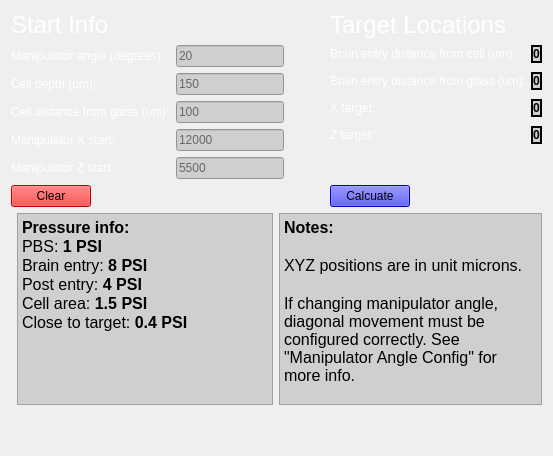
      <widget class="QWidget" name="pipette_calculator">
       <attribute name="title">
        <string>Pipette Calculator</string>
       </attribute>
       <layout class="QGridLayout" name="gridLayout_7">
        <item row="0" column="0">
         <layout class="QGridLayout" name="gridLayout_12">
          <item row="2" column="0">
           <widget class="QPushButton" name="button_clear_pipette_calculator">
            <property name="sizePolicy">
             <sizepolicy hsizetype="Maximum" vsizetype="Fixed">
              <horstretch>0</horstretch>
              <verstretch>0</verstretch>
             </sizepolicy>
            </property>
            <property name="styleSheet">
             <string notr="true">background-color: rgb(255, 0, 0);</string>
            </property>
            <property name="text">
             <string>Clear</string>
            </property>
           </widget>
          </item>
          <item row="2" column="3">
           <widget class="QPushButton" name="button_pipette_calculate">
            <property name="sizePolicy">
             <sizepolicy hsizetype="Maximum" vsizetype="Fixed">
              <horstretch>0</horstretch>
              <verstretch>0</verstretch>
             </sizepolicy>
            </property>
            <property name="styleSheet">
             <string notr="true">background-color: rgb(0, 0, 255);</string>
            </property>
            <property name="text">
             <string>Calcuate</string>
            </property>
           </widget>
          </item>
          <item row="2" column="2">
           <spacer name="horizontalSpacer_2">
            <property name="orientation">
             <enum>Qt::Horizontal</enum>
            </property>
            <property name="sizeType">
             <enum>QSizePolicy::Maximum</enum>
            </property>
            <property name="sizeHint" stdset="0">
             <size>
              <width>40</width>
              <height>20</height>
             </size>
            </property>
           </spacer>
          </item>
          <item row="1" column="0" colspan="2">
           <layout class="QFormLayout" name="start_locs_calc">
            <property name="fieldGrowthPolicy">
             <enum>QFormLayout::ExpandingFieldsGrow</enum>
            </property>
            <item row="0" column="0">
             <widget class="QLabel" name="label_manipulator_angle_calc">
              <property name="text">
               <string>&lt;html&gt;&lt;head/&gt;&lt;body&gt;&lt;p&gt;&lt;span style=&quot; color:#ffffff;&quot;&gt;Manipulator angle (degrees):&lt;/span&gt;&lt;/p&gt;&lt;/body&gt;&lt;/html&gt;</string>
              </property>
              <property name="buddy">
               <cstring>info_manipulator_angle_calc</cstring>
              </property>
             </widget>
            </item>
            <item row="0" column="1">
             <widget class="QLineEdit" name="info_manipulator_angle_calc">
              <property name="styleSheet">
               <string notr="true">background-color: rgb(207, 207, 207);</string>
              </property>
              <property name="placeholderText">
               <string>20</string>
              </property>
             </widget>
            </item>
            <item row="1" column="0">
             <widget class="QLabel" name="label_cell_depth_calc">
              <property name="text">
               <string>&lt;html&gt;&lt;head/&gt;&lt;body&gt;&lt;p&gt;&lt;span style=&quot; color:#ffffff;&quot;&gt;Cell depth (um):&lt;/span&gt;&lt;/p&gt;&lt;/body&gt;&lt;/html&gt;</string>
              </property>
              <property name="buddy">
               <cstring>info_cell_dept_calc</cstring>
              </property>
             </widget>
            </item>
            <item row="1" column="1">
             <widget class="QLineEdit" name="info_cell_dept_calc">
              <property name="styleSheet">
               <string notr="true">background-color: rgb(207, 207, 207);</string>
              </property>
              <property name="placeholderText">
               <string>150</string>
              </property>
             </widget>
            </item>
            <item row="2" column="0">
             <widget class="QLabel" name="label_cell_glass_distance_calc">
              <property name="text">
               <string>&lt;html&gt;&lt;head/&gt;&lt;body&gt;&lt;p&gt;&lt;span style=&quot; color:#ffffff;&quot;&gt;Cell distance from glass (um):&lt;/span&gt;&lt;/p&gt;&lt;/body&gt;&lt;/html&gt;</string>
              </property>
              <property name="buddy">
               <cstring>info_glass_distance_calc</cstring>
              </property>
             </widget>
            </item>
            <item row="2" column="1">
             <widget class="QLineEdit" name="info_glass_distance_calc">
              <property name="styleSheet">
               <string notr="true">background-color: rgb(207, 207, 207);</string>
              </property>
              <property name="placeholderText">
               <string>100</string>
              </property>
             </widget>
            </item>
            <item row="3" column="0">
             <widget class="QLabel" name="label_manipulator_x_start_calc">
              <property name="text">
               <string>&lt;html&gt;&lt;head/&gt;&lt;body&gt;&lt;p&gt;&lt;span style=&quot; color:#ffffff;&quot;&gt;Manipulator X start:&lt;/span&gt;&lt;/p&gt;&lt;/body&gt;&lt;/html&gt;</string>
              </property>
              <property name="buddy">
               <cstring>info_x_start_calc</cstring>
              </property>
             </widget>
            </item>
            <item row="3" column="1">
             <widget class="QLineEdit" name="info_x_start_calc">
              <property name="styleSheet">
               <string notr="true">background-color: rgb(207, 207, 207);</string>
              </property>
              <property name="placeholderText">
               <string>12000</string>
              </property>
             </widget>
            </item>
            <item row="4" column="0">
             <widget class="QLabel" name="label_manipulator_z_start_calc">
              <property name="text">
               <string>&lt;html&gt;&lt;head/&gt;&lt;body&gt;&lt;p&gt;&lt;span style=&quot; color:#ffffff;&quot;&gt;Manipulator Z start:&lt;/span&gt;&lt;/p&gt;&lt;/body&gt;&lt;/html&gt;</string>
              </property>
             </widget>
            </item>
            <item row="4" column="1">
             <widget class="QLineEdit" name="info_z_start_calc">
              <property name="styleSheet">
               <string notr="true">background-color: rgb(207, 207, 207);</string>
              </property>
              <property name="placeholderText">
               <string>5500</string>
              </property>
             </widget>
            </item>
           </layout>
          </item>
          <item row="0" column="0" colspan="2">
           <widget class="QLabel" name="label_start_info">
            <property name="sizePolicy">
             <sizepolicy hsizetype="Expanding" vsizetype="Maximum">
              <horstretch>0</horstretch>
              <verstretch>0</verstretch>
             </sizepolicy>
            </property>
            <property name="maximumSize">
             <size>
              <width>16777215</width>
              <height>16777215</height>
             </size>
            </property>
            <property name="font">
             <font>
              <pointsize>18</pointsize>
             </font>
            </property>
            <property name="text">
             <string>&lt;html&gt;&lt;head/&gt;&lt;body&gt;&lt;p&gt;&lt;span style=&quot; color:#ffffff;&quot;&gt;Start Info&lt;/span&gt;&lt;/p&gt;&lt;/body&gt;&lt;/html&gt;</string>
            </property>
           </widget>
          </item>
          <item row="1" column="3">
           <layout class="QFormLayout" name="target_locs_calc">
            <property name="fieldGrowthPolicy">
             <enum>QFormLayout::ExpandingFieldsGrow</enum>
            </property>
            <property name="horizontalSpacing">
             <number>5</number>
            </property>
            <property name="verticalSpacing">
             <number>9</number>
            </property>
            <item row="0" column="0">
             <widget class="QLabel" name="label_entry_dist_from_cell_calc">
              <property name="text">
               <string>&lt;html&gt;&lt;head/&gt;&lt;body&gt;&lt;p&gt;&lt;span style=&quot; color:#ffffff;&quot;&gt;Brain entry distance from cell (um):&lt;/span&gt;&lt;/p&gt;&lt;/body&gt;&lt;/html&gt;</string>
              </property>
             </widget>
            </item>
            <item row="0" column="1">
             <widget class="QLabel" name="info_entry_dist_from_cell_calc">
              <property name="sizePolicy">
               <sizepolicy hsizetype="Expanding" vsizetype="Preferred">
                <horstretch>0</horstretch>
                <verstretch>0</verstretch>
               </sizepolicy>
              </property>
              <property name="font">
               <font>
                <weight>75</weight>
                <bold>true</bold>
               </font>
              </property>
              <property name="styleSheet">
               <string notr="true">background-color: rgb(207, 207, 207);</string>
              </property>
              <property name="frameShape">
               <enum>QFrame::Box</enum>
              </property>
              <property name="frameShadow">
               <enum>QFrame::Plain</enum>
              </property>
              <property name="lineWidth">
               <number>2</number>
              </property>
              <property name="text">
               <string>0</string>
              </property>
              <property name="textFormat">
               <enum>Qt::PlainText</enum>
              </property>
              <property name="alignment">
               <set>Qt::AlignCenter</set>
              </property>
             </widget>
            </item>
            <item row="1" column="0">
             <widget class="QLabel" name="label_entry_dist_from_glass_calc">
              <property name="text">
               <string>&lt;html&gt;&lt;head/&gt;&lt;body&gt;&lt;p&gt;&lt;span style=&quot; color:#ffffff;&quot;&gt;Brain entry distance from glass (um):&lt;/span&gt;&lt;/p&gt;&lt;/body&gt;&lt;/html&gt;</string>
              </property>
             </widget>
            </item>
            <item row="1" column="1">
             <widget class="QLabel" name="info_entry_dist_from_glass_calc">
              <property name="sizePolicy">
               <sizepolicy hsizetype="Expanding" vsizetype="Preferred">
                <horstretch>0</horstretch>
                <verstretch>0</verstretch>
               </sizepolicy>
              </property>
              <property name="font">
               <font>
                <weight>75</weight>
                <bold>true</bold>
               </font>
              </property>
              <property name="styleSheet">
               <string notr="true">background-color: rgb(207, 207, 207);</string>
              </property>
              <property name="frameShape">
               <enum>QFrame::Box</enum>
              </property>
              <property name="lineWidth">
               <number>2</number>
              </property>
              <property name="text">
               <string>0</string>
              </property>
              <property name="alignment">
               <set>Qt::AlignCenter</set>
              </property>
             </widget>
            </item>
            <item row="2" column="0">
             <widget class="QLabel" name="label_x_tar_calc">
              <property name="text">
               <string>&lt;html&gt;&lt;head/&gt;&lt;body&gt;&lt;p&gt;&lt;span style=&quot; color:#ffffff;&quot;&gt;X target:&lt;/span&gt;&lt;/p&gt;&lt;/body&gt;&lt;/html&gt;</string>
              </property>
             </widget>
            </item>
            <item row="2" column="1">
             <widget class="QLabel" name="info_x_tar_calc">
              <property name="sizePolicy">
               <sizepolicy hsizetype="Expanding" vsizetype="Preferred">
                <horstretch>0</horstretch>
                <verstretch>0</verstretch>
               </sizepolicy>
              </property>
              <property name="font">
               <font>
                <weight>75</weight>
                <bold>true</bold>
               </font>
              </property>
              <property name="styleSheet">
               <string notr="true">background-color: rgb(207, 207, 207);</string>
              </property>
              <property name="frameShape">
               <enum>QFrame::Box</enum>
              </property>
              <property name="lineWidth">
               <number>2</number>
              </property>
              <property name="text">
               <string>0</string>
              </property>
              <property name="alignment">
               <set>Qt::AlignCenter</set>
              </property>
             </widget>
            </item>
            <item row="3" column="0">
             <widget class="QLabel" name="label_z_tar_calc">
              <property name="text">
               <string>&lt;html&gt;&lt;head/&gt;&lt;body&gt;&lt;p&gt;&lt;span style=&quot; color:#ffffff;&quot;&gt;Z target:&lt;/span&gt;&lt;/p&gt;&lt;/body&gt;&lt;/html&gt;</string>
              </property>
             </widget>
            </item>
            <item row="3" column="1">
             <widget class="QLabel" name="info_z_tar_calc">
              <property name="sizePolicy">
               <sizepolicy hsizetype="Expanding" vsizetype="Preferred">
                <horstretch>0</horstretch>
                <verstretch>0</verstretch>
               </sizepolicy>
              </property>
              <property name="font">
               <font>
                <weight>75</weight>
                <bold>true</bold>
               </font>
              </property>
              <property name="styleSheet">
               <string notr="true">background-color: rgb(207, 207, 207);</string>
              </property>
              <property name="frameShape">
               <enum>QFrame::Box</enum>
              </property>
              <property name="lineWidth">
               <number>2</number>
              </property>
              <property name="text">
               <string>0</string>
              </property>
              <property name="alignment">
               <set>Qt::AlignCenter</set>
              </property>
             </widget>
            </item>
           </layout>
          </item>
          <item row="0" column="3">
           <widget class="QLabel" name="label_target_locs">
            <property name="sizePolicy">
             <sizepolicy hsizetype="Minimum" vsizetype="Preferred">
              <horstretch>0</horstretch>
              <verstretch>0</verstretch>
             </sizepolicy>
            </property>
            <property name="maximumSize">
             <size>
              <width>16777215</width>
              <height>16777215</height>
             </size>
            </property>
            <property name="font">
             <font>
              <pointsize>18</pointsize>
             </font>
            </property>
            <property name="text">
             <string>&lt;html&gt;&lt;head/&gt;&lt;body&gt;&lt;p&gt;&lt;span style=&quot; color:#ffffff;&quot;&gt;Target Locations&lt;/span&gt;&lt;/p&gt;&lt;/body&gt;&lt;/html&gt;</string>
            </property>
           </widget>
          </item>
          <item row="1" column="2">
           <spacer name="horizontalSpacer_3">
            <property name="orientation">
             <enum>Qt::Horizontal</enum>
            </property>
            <property name="sizeType">
             <enum>QSizePolicy::Maximum</enum>
            </property>
            <property name="sizeHint" stdset="0">
             <size>
              <width>40</width>
              <height>20</height>
             </size>
            </property>
           </spacer>
          </item>
         </layout>
        </item>
        <item row="1" column="0">
         <layout class="QGridLayout" name="gridLayout_24">
          <item row="0" column="1">
           <widget class="QTextBrowser" name="textBrowser">
            <property name="sizePolicy">
             <sizepolicy hsizetype="Fixed" vsizetype="Minimum">
              <horstretch>0</horstretch>
              <verstretch>0</verstretch>
             </sizepolicy>
            </property>
            <property name="minimumSize">
             <size>
              <width>0</width>
              <height>20</height>
             </size>
            </property>
            <property name="styleSheet">
             <string notr="true">background-color: rgb(207, 207, 207);</string>
            </property>
            <property name="html">
             <string>&lt;!DOCTYPE HTML PUBLIC &quot;-//W3C//DTD HTML 4.0//EN&quot; &quot;http://www.w3.org/TR/REC-html40/strict.dtd&quot;&gt;
&lt;html&gt;&lt;head&gt;&lt;meta name=&quot;qrichtext&quot; content=&quot;1&quot; /&gt;&lt;style type=&quot;text/css&quot;&gt;
p, li { white-space: pre-wrap; }
&lt;/style&gt;&lt;/head&gt;&lt;body style=&quot; font-family:'MS Shell Dlg 2'; font-size:8.25pt; font-weight:400; font-style:normal;&quot;&gt;
&lt;p style=&quot; margin-top:0px; margin-bottom:0px; margin-left:0px; margin-right:0px; -qt-block-indent:0; text-indent:0px;&quot;&gt;&lt;span style=&quot; font-family:'Sans Serif'; font-size:12pt; font-weight:600; color:#000000;&quot;&gt;Pressure info:&lt;/span&gt;&lt;/p&gt;
&lt;p style=&quot; margin-top:0px; margin-bottom:0px; margin-left:0px; margin-right:0px; -qt-block-indent:0; text-indent:0px;&quot;&gt;&lt;span style=&quot; font-family:'Sans Serif'; font-size:12pt; color:#000000;&quot;&gt;PBS: &lt;/span&gt;&lt;span style=&quot; font-family:'Sans Serif'; font-size:12pt; font-weight:600; color:#000000;&quot;&gt;1 PSI&lt;/span&gt;&lt;/p&gt;
&lt;p style=&quot; margin-top:0px; margin-bottom:0px; margin-left:0px; margin-right:0px; -qt-block-indent:0; text-indent:0px;&quot;&gt;&lt;span style=&quot; font-family:'Sans Serif'; font-size:12pt; color:#000000;&quot;&gt;Brain entry: &lt;/span&gt;&lt;span style=&quot; font-family:'Sans Serif'; font-size:12pt; font-weight:600; color:#000000;&quot;&gt;8 PSI&lt;/span&gt;&lt;/p&gt;
&lt;p style=&quot; margin-top:0px; margin-bottom:0px; margin-left:0px; margin-right:0px; -qt-block-indent:0; text-indent:0px;&quot;&gt;&lt;span style=&quot; font-family:'Sans Serif'; font-size:12pt; color:#000000;&quot;&gt;Post entry: &lt;/span&gt;&lt;span style=&quot; font-family:'Sans Serif'; font-size:12pt; font-weight:600; color:#000000;&quot;&gt;4 PSI&lt;/span&gt;&lt;/p&gt;
&lt;p style=&quot; margin-top:0px; margin-bottom:0px; margin-left:0px; margin-right:0px; -qt-block-indent:0; text-indent:0px;&quot;&gt;&lt;span style=&quot; font-family:'Sans Serif'; font-size:12pt; color:#000000;&quot;&gt;Cell area: &lt;/span&gt;&lt;span style=&quot; font-family:'Sans Serif'; font-size:12pt; font-weight:600; color:#000000;&quot;&gt;1.5 PSI&lt;/span&gt;&lt;/p&gt;
&lt;p style=&quot; margin-top:0px; margin-bottom:0px; margin-left:0px; margin-right:0px; -qt-block-indent:0; text-indent:0px;&quot;&gt;&lt;span style=&quot; font-family:'Sans Serif'; font-size:12pt; color:#000000;&quot;&gt;Close to target: &lt;/span&gt;&lt;span style=&quot; font-family:'Sans Serif'; font-size:12pt; font-weight:600; color:#000000;&quot;&gt;0.4 PSI&lt;/span&gt;&lt;/p&gt;&lt;/body&gt;&lt;/html&gt;</string>
            </property>
           </widget>
          </item>
          <item row="0" column="2">
           <widget class="QTextBrowser" name="textBrowser_4">
            <property name="styleSheet">
             <string notr="true">background-color: rgb(207, 207, 207);</string>
            </property>
            <property name="html">
             <string>&lt;!DOCTYPE HTML PUBLIC &quot;-//W3C//DTD HTML 4.0//EN&quot; &quot;http://www.w3.org/TR/REC-html40/strict.dtd&quot;&gt;
&lt;html&gt;&lt;head&gt;&lt;meta name=&quot;qrichtext&quot; content=&quot;1&quot; /&gt;&lt;style type=&quot;text/css&quot;&gt;
p, li { white-space: pre-wrap; }
&lt;/style&gt;&lt;/head&gt;&lt;body style=&quot; font-family:'MS Shell Dlg 2'; font-size:8.25pt; font-weight:400; font-style:normal;&quot;&gt;
&lt;p style=&quot; margin-top:0px; margin-bottom:0px; margin-left:0px; margin-right:0px; -qt-block-indent:0; text-indent:0px;&quot;&gt;&lt;span style=&quot; font-size:12pt; font-weight:600;&quot;&gt;Notes:&lt;/span&gt;&lt;/p&gt;
&lt;p style=&quot;-qt-paragraph-type:empty; margin-top:0px; margin-bottom:0px; margin-left:0px; margin-right:0px; -qt-block-indent:0; text-indent:0px; font-size:12pt; font-weight:600;&quot;&gt;&lt;br /&gt;&lt;/p&gt;
&lt;p style=&quot; margin-top:0px; margin-bottom:0px; margin-left:0px; margin-right:0px; -qt-block-indent:0; text-indent:0px;&quot;&gt;&lt;span style=&quot; font-size:12pt;&quot;&gt;XYZ positions are in unit microns.&lt;/span&gt;&lt;/p&gt;
&lt;p style=&quot;-qt-paragraph-type:empty; margin-top:0px; margin-bottom:0px; margin-left:0px; margin-right:0px; -qt-block-indent:0; text-indent:0px; font-size:12pt;&quot;&gt;&lt;br /&gt;&lt;/p&gt;
&lt;p style=&quot; margin-top:0px; margin-bottom:0px; margin-left:0px; margin-right:0px; -qt-block-indent:0; text-indent:0px;&quot;&gt;&lt;a name=&quot;page59R_mcid17&quot;&gt;&lt;/a&gt;&lt;span style=&quot; font-family:'serif'; font-size:12pt;&quot;&gt;I&lt;/span&gt;&lt;span style=&quot; font-family:'serif'; font-size:12pt;&quot;&gt;f changing manipulator angle, diagonal movement must be configured correctly. See &amp;quot;Manipulator Angle Config&amp;quot; for more info.&lt;/span&gt;&lt;/p&gt;&lt;/body&gt;&lt;/html&gt;</string>
            </property>
           </widget>
          </item>
          <item row="1" column="1">
           <spacer name="verticalSpacer_8">
            <property name="orientation">
             <enum>Qt::Vertical</enum>
            </property>
            <property name="sizeHint" stdset="0">
             <size>
              <width>20</width>
              <height>40</height>
             </size>
            </property>
           </spacer>
          </item>
          <item row="0" column="0">
           <widget class="QLabel" name="label_6">
            <property name="sizePolicy">
             <sizepolicy hsizetype="Preferred" vsizetype="MinimumExpanding">
              <horstretch>0</horstretch>
              <verstretch>0</verstretch>
             </sizepolicy>
            </property>
            <property name="maximumSize">
             <size>
              <width>16777215</width>
              <height>500</height>
             </size>
            </property>
            <property name="text">
             <string>&lt;html&gt;&lt;head/&gt;&lt;body&gt;&lt;p&gt;&lt;img src=&quot;:/images/z-projection_patch.png&quot;/&gt;&lt;/p&gt;&lt;/body&gt;&lt;/html&gt;</string>
            </property>
            <property name="alignment">
             <set>Qt::AlignCenter</set>
            </property>
           </widget>
          </item>
         </layout>
        </item>
       </layout>
      </widget>
